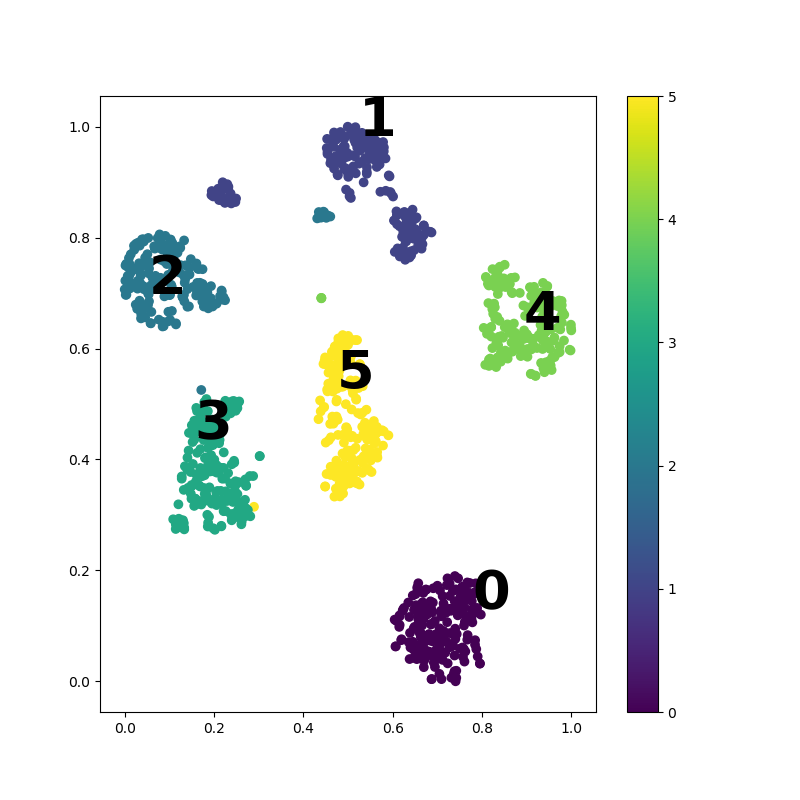

This figure's Python source:
import numpy as np
import matplotlib.pyplot as plt
from sklearn import manifold, datasets

digits = datasets.load_digits(n_class=6)
X, y = digits.data, digits.target  # X [1083, 64]  ||y [1083]
n_samples, n_features = X.shape  # [1083, 64]

# 相当于1083张 8*8 的图片数据

'''显示原始数据'''
n = 20  # 每行20个数字，每列20个数字
img = np.zeros((10 * n, 10 * n))  # 10*10的空间，8*8的数据，剩下的位置默认为0，更好的分开
for i in range(n):
    ix = 10 * i + 1
    for j in range(n):
        iy = 10 * j + 1
        img[ix:ix + 8, iy:iy + 8] = X[i * n + j].reshape((8, 8))
# plt.figure(figsize=(8, 8))
# plt.imshow(img, cmap=plt.cm.binary)
# plt.xticks([])
# plt.yticks([])
# plt.show()

'''t-SNE'''
tsne = manifold.TSNE(n_components=2, init='pca', random_state=501)
X_tsne = tsne.fit_transform(X)  # 1083, 2

'''嵌入空间可视化'''
x_min, x_max = X_tsne.min(0), X_tsne.max(0)
X_norm = (X_tsne - x_min) / (x_max - x_min)  # 归一化  所有的数据
plt.figure(figsize=(8, 8))
plt.scatter(X_norm[:, 0], X_norm[:, 1], c=y)
plt.colorbar()

flag_dict = {digit: 0 for digit in range(6)}
pass_step = 0

for i in range(X_norm.shape[0]):  # shape[0]表示点的个数
    # plt.text(X_norm[i, 0], X_norm[i, 1], str(y[i]), color=plt.cm.Set1(y[i]),  # x值，y值，标签值，颜色，字体
    #          fontdict={'weight': 'bold', 'size': 9})
    if flag_dict[y[i]] == 0 and pass_step == 10:
        plt.text(X_norm[i, 0], X_norm[i, 1], str(y[i]), color='black',  # x值，y值，标签值，颜色，字体
                 fontdict={'weight': 'bold', 'size': 39})
        flag_dict[y[i]] = 1
        pass_step = 0
    elif flag_dict[y[i]] == 0:
        pass_step += 1


# plt.xticks([])  # 坐标刻度设置
# plt.yticks([])  # 坐标刻度设置
# plt.show()
plt.savefig("T-sne.png")
plt.close()

